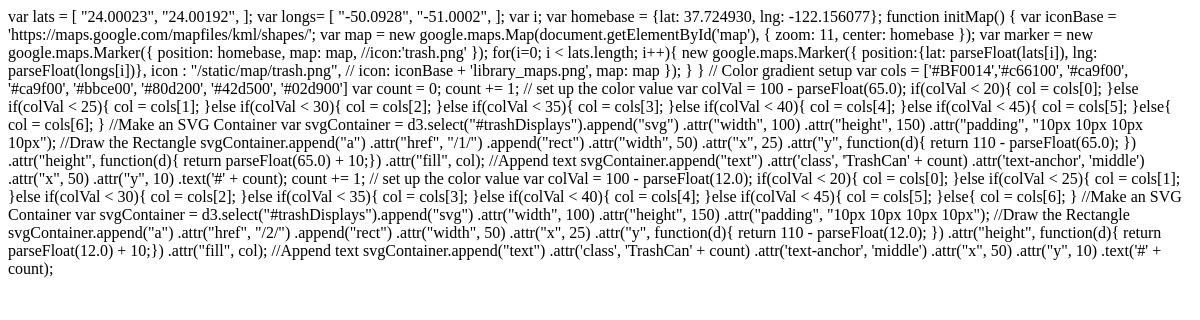
Before: /map/ with the older database file.
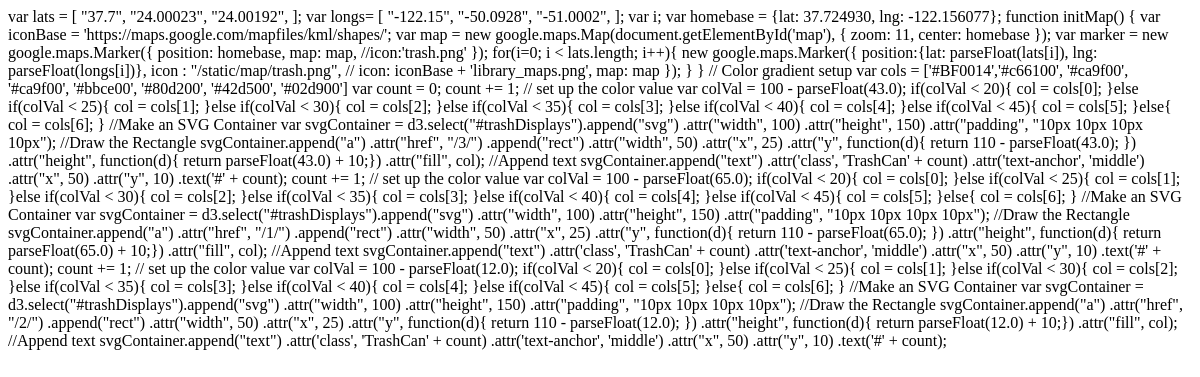
After: the same page with the newer database file.
### map/models.py (models this page shows, shortened)
class TrashCan(models.Model):
	lastEmptied = models.DateTimeField('last emptied', default=timezone.now)
	lastUpdated = models.DateTimeField('last updated', default=timezone.now)
	sensor1 = models.FloatField(default=50.0)
	sensor2 = models.FloatField(default=80.0)
	sensor3 = models.FloatField(default=69.0)
	fillLevel = models.FloatField(default=44.0)
	percent = models.FloatField(default=44.0)
	full_status = models.BooleanField(default=True)
	latitude = models.FloatField(default=37.7249)
	longitude = models.FloatField(default=-122.1561)
	location = models.CharField(max_length=400, default='101 Estudillo Ave')
	info = models.CharField(max_length=500, default='swag')
	maxFill = models.FloatField(default=100.0)
	installDate = models.DateTimeField('installed', default=timezone.now)
	trashID = models.IntegerField(default='1')
	name = models.CharField(max_length=30, default='MiDro')

### map/views.py (the view)
# urls.py: url(r'map/$', views.MapView.as_view(), name='map'),
class MapView(generic.ListView):
    template_name = "map/map.js"
    context_object_name = "latest_trash_list"
    def get_queryset(self):
        return TrashCan.objects.order_by('-name')[::-1]

### map/templates/map/map.js
var lats = [{% for bin in latest_trash_list %} "{{bin.latitude}}", {% endfor %}];
var longs= [{% for bin in latest_trash_list %} "{{bin.longitude}}", {% endfor %}];
var i;
var homebase = {lat: 37.724930, lng: -122.156077};
function initMap() {
    var iconBase = 'https://maps.google.com/mapfiles/kml/shapes/';
    var map = new google.maps.Map(document.getElementById('map'), {
        zoom: 11,
        center: homebase
    });
    var marker = new google.maps.Marker({
        position: homebase,
        map: map,
        //icon:'trash.png'
    });
    for(i=0; i < lats.length; i++){
        new google.maps.Marker({
            position:{lat: parseFloat(lats[i]), lng: parseFloat(longs[i])},
            icon : "/static/map/trash.png",
            // icon: iconBase + 'library_maps.png',
            map: map
        });
    }
}
// Color gradient setup
var cols = ['#BF0014','#c66100', '#ca9f00', '#ca9f00', '#bbce00', '#80d200', '#42d500', '#02d900']
var count = 0;
{% for bin in latest_trash_list %}
    count += 1;
    // set up the color value
    var colVal = 100 - parseFloat({{bin.fillLevel}});
    if(colVal < 20){
        col = cols[0];
    }else if(colVal < 25){
        col = cols[1];
    }else if(colVal < 30){
        col = cols[2];
    }else if(colVal < 35){
        col = cols[3];
    }else if(colVal < 40){
        col = cols[4];
    }else if(colVal < 45){
        col = cols[5];
    }else{
        col = cols[6];
    }
    //Make an SVG Container
    var svgContainer = d3.select("#trashDisplays").append("svg")
        .attr("width", 100)
        .attr("height", 150)
        .attr("padding", "10px 10px 10px 10px");
    //Draw the Rectangle
    svgContainer.append("a")
        .attr("href", "{% url 'map:detail' bin.id %}")
        .append("rect")
        .attr("width", 50)
        .attr("x", 25)
        .attr("y", function(d){
            return 110 - parseFloat({{bin.fillLevel}});
        })
        .attr("height", function(d){
            return parseFloat({{bin.fillLevel}}) + 10;})
        .attr("fill", col);
    //Append text
    svgContainer.append("text")
        .attr('class', 'TrashCan' + count)
        .attr('text-anchor', 'middle')
        .attr("x", 50)
        .attr("y", 10)
        .text('#' + count);
{% endfor %}

Changed rows visible on the page:
added TrashCan: latitude "37.7", longitude "-122.15", fillLevel "43.0", id "/3/"
